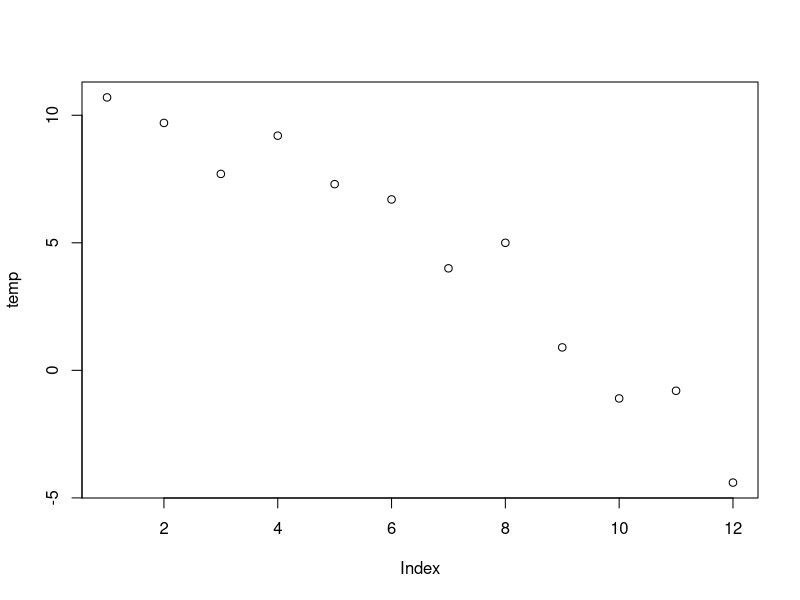
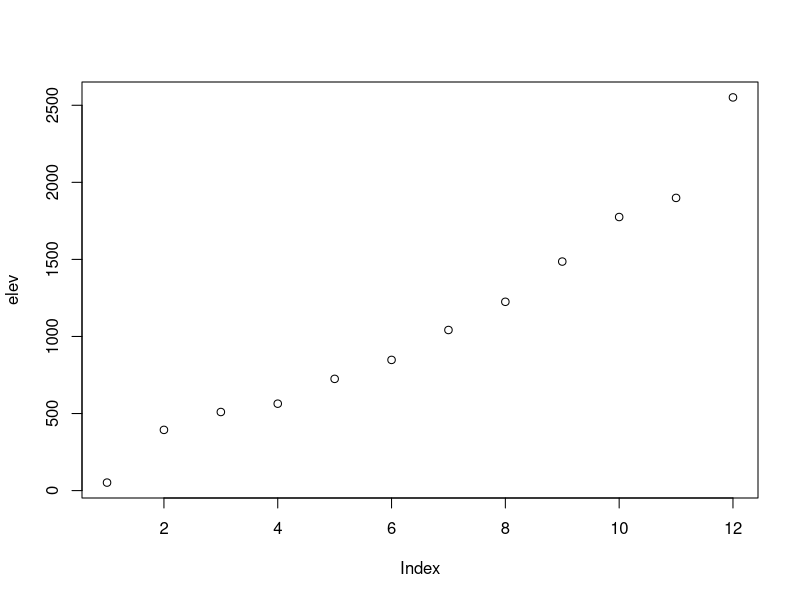
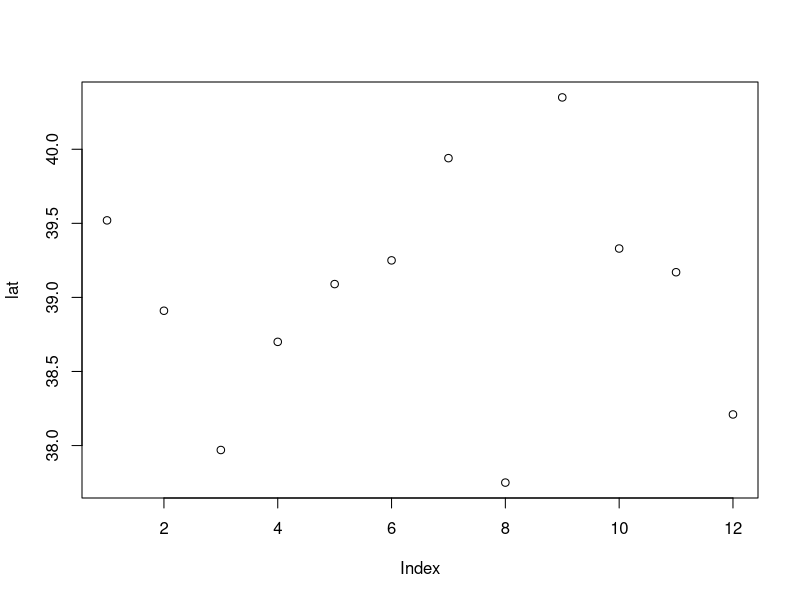
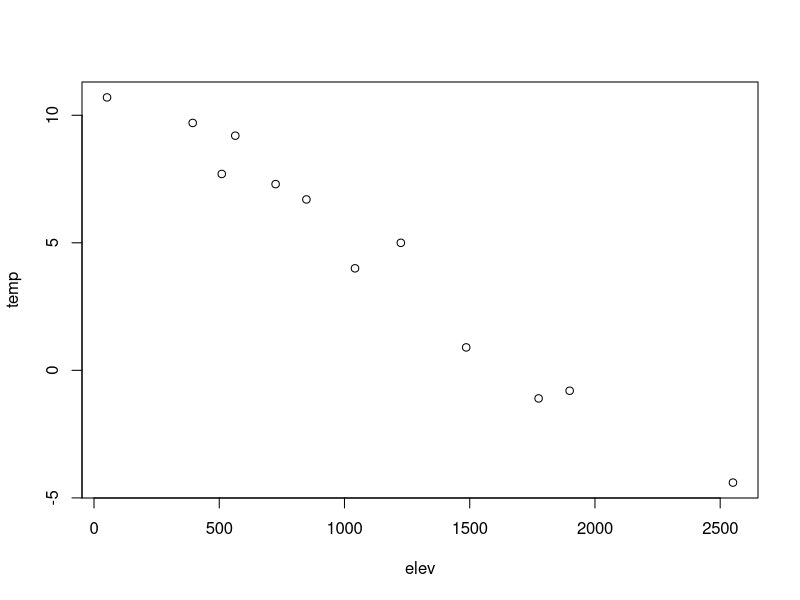
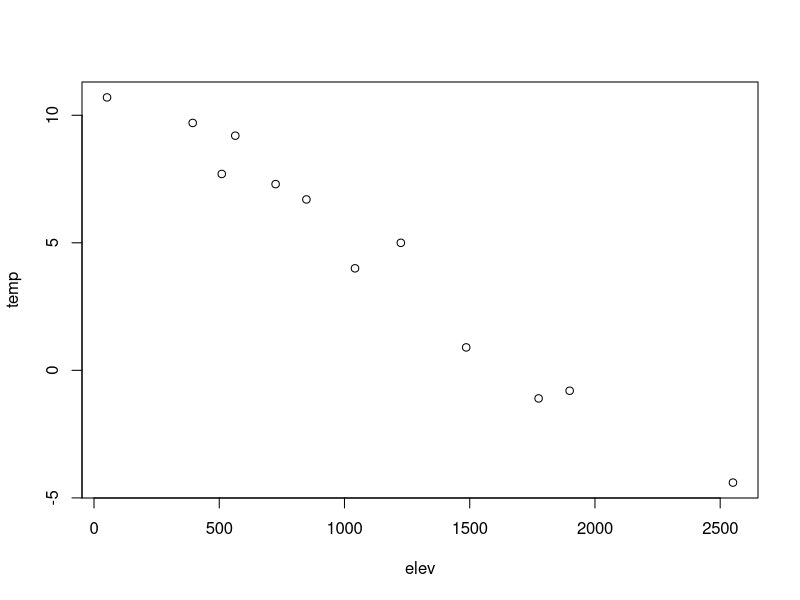
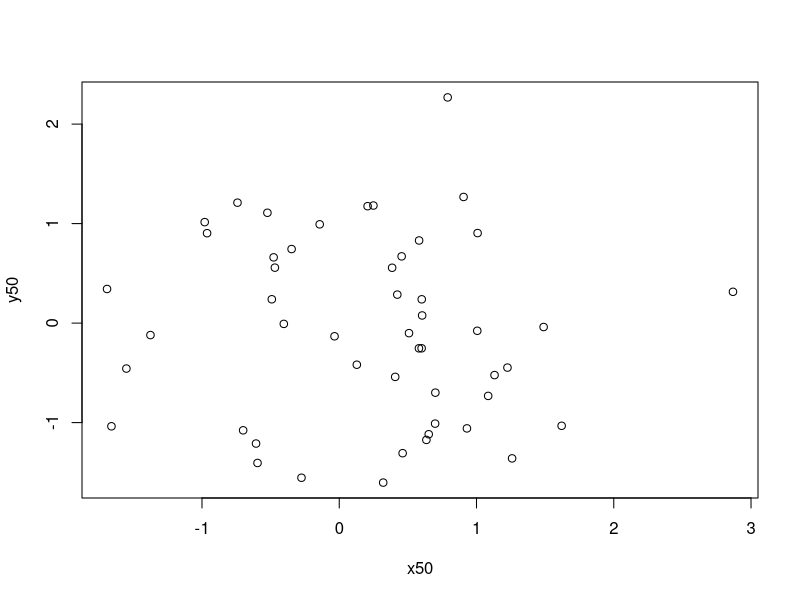

Write R code to recreate these figures, in order.
## ---- chunk 1
library(tidyverse)
## ---- chunk 2
x <- 5
y <- 8
longitude <- -122.4
latitude <- 37.8
my_name <- "Inigo Montoya"
## ---- chunk 3
x
y
longitude
latitude
my_name


## ---- chunk 4
print(x)
print(y)
print(latitude)
paste("The location is latitude", latitude, "longitude", longitude)
paste("My name is", my_name, "-- Prepare to die.")

## ---- chunk 5
cos(pi)
print(cos(pi))
## ---- chunk 6

## ---- chunk 7
x <- 5
class(x)
class(4.5)
class("Fred")
## ---- chunk 8
as.integer(5)
as.integer(4.5)
## ---- chunk 9
x <- 4.8
y <- 4.2
as.integer(x + 0.5)
round(x)
as.integer(y + 0.5)
round(y)
## ---- chunk 10
5 %/% 2
## ---- chunk 11
5 %% 2
## ---- chunk 12
sierraFeb <- read_csv("sierraFeb.csv")
## ---- chunk 13
sierraFeb
## ---- chunk 14
lats <- c(37.5,47.4,29.4,33.4)
lats
states = c("VA", "WA", "TX", "AZ")
states
zips = c(23173, 98801, 78006, 85001)
zips
## ---- chunk 15
temp <- c(10.7, 9.7, 7.7, 9.2, 7.3, 6.7)
class(temp)
## ---- chunk 16
mixed <- c(1, "fred", 7)
class(mixed)
mixed[3]   # gets a subset, example of coercion
## ---- chunk 17
as.numeric(c("1","Fred","5")) # note NA introduced by coercion
## ---- chunk 18
mean(as.numeric(c("1", "Fred", "5")))
## ---- chunk 19
mean(as.numeric(c("1", "Fred", "5")), na.rm=T)
## ---- chunk 20
is.na(NA)
is.nan(NA)
is.na(as.numeric(''))
is.nan(as.numeric(''))
i <- sqrt(-1)
is.na(i) # interestingly nan is also na
is.nan(i)
## ---- chunk 21
seq(2,10,2)
## ---- chunk 22
elev <- c(52,394,510,564,725,848,1042,1225,1486,1775,1899,2551)
elevft <- elev / 0.3048
elevft

## ---- chunk 23
temp03 <- c(13.1,11.4,9.4,10.9,8.9,8.4,6.7,7.6,2.8,1.6,1.2,-2.1)
temp02 <- c(10.7,9.7,7.7,9.2,7.3,6.7,4.0,5.0,0.9,-1.1,-0.8,-4.4)
tempdiff <- temp03 - temp02
tempdiff

## ---- chunk 24
temp <- c(10.7, 9.7, 7.7, 9.2, 7.3, 6.7, 4.0, 5.0, 0.9, -1.1, -0.8, -4.4)
elev <- c(52, 394, 510, 564, 725, 848, 1042, 1225, 1486, 1775, 1899, 2551)
lat <- c(39.52, 38.91, 37.97, 38.70, 39.09, 39.25, 39.94, 37.75, 40.35, 39.33, 39.17, 38.21)

## ---- chunk 25
plot(temp)
## ---- chunk 26
plot(elev)
## ---- chunk 27
plot(lat)
## ---- chunk 28
plot(elev,temp)
## ---- chunk 29
codes <- c(380, 124, 818)
codes
codes <- c(italy = 380, canada = 124, egypt = 818)
codes
str(codes)
## ---- chunk 30
codes[1]
codes["italy"]
## ---- chunk 31
temp <- c(10.7, 9.7, 7.7, 9.2, 7.3, 6.7, 4.0, 5.0, 0.9, -1.1, -0.8, -4.4)
elev <- c(52, 394, 510, 564, 725, 848, 1042, 1225, 1486, 1775, 1899, 2551)
lat <- c(39.52, 38.91, 37.97, 38.70, 39.09, 39.25, 39.94, 37.75, 40.35, 39.33, 39.17, 38.21)
## ---- chunk 32
sierradata <- cbind(temp, elev, lat)
class(sierradata)
## ---- chunk 33
dim(sierradata)
## ---- chunk 34
a <- 1:12
dim(a) <- c(3, 4)   # matrix
class(a)
dim(a) <- c(2,3,2)  # 3D array
class(a)
dim(a) <- 12        # 1D array
class(a)
b <- matrix(1:12, ncol=1)  # 1 column matrix is allowed

## ---- chunk 35
head(iris)
## ---- chunk 36
mydata <- as.data.frame(sierradata)
plot(data=mydata, x = elev, y = temp)
## ---- chunk 37
TRI87 <- read.csv("TRI_1987_BaySites.csv")
TRI87
## ---- chunk 38
TRI87 <- read.csv("TRI_1987_BaySites.csv")
sort(TRI87$air_releases)
index <- order(TRI87$air_releases)
TRI87$FACILITY_NAME[index]   # displays facilities in order of their air releases
i_max <- which.max(TRI87$air_releases)
TRI87$FACILITY_NAME[i_max]   # was NUMMI at the time
## ---- chunk 39
my_name
x50 <- rnorm(50)
y50 <- rnorm(50)
plot(x50,y50)
